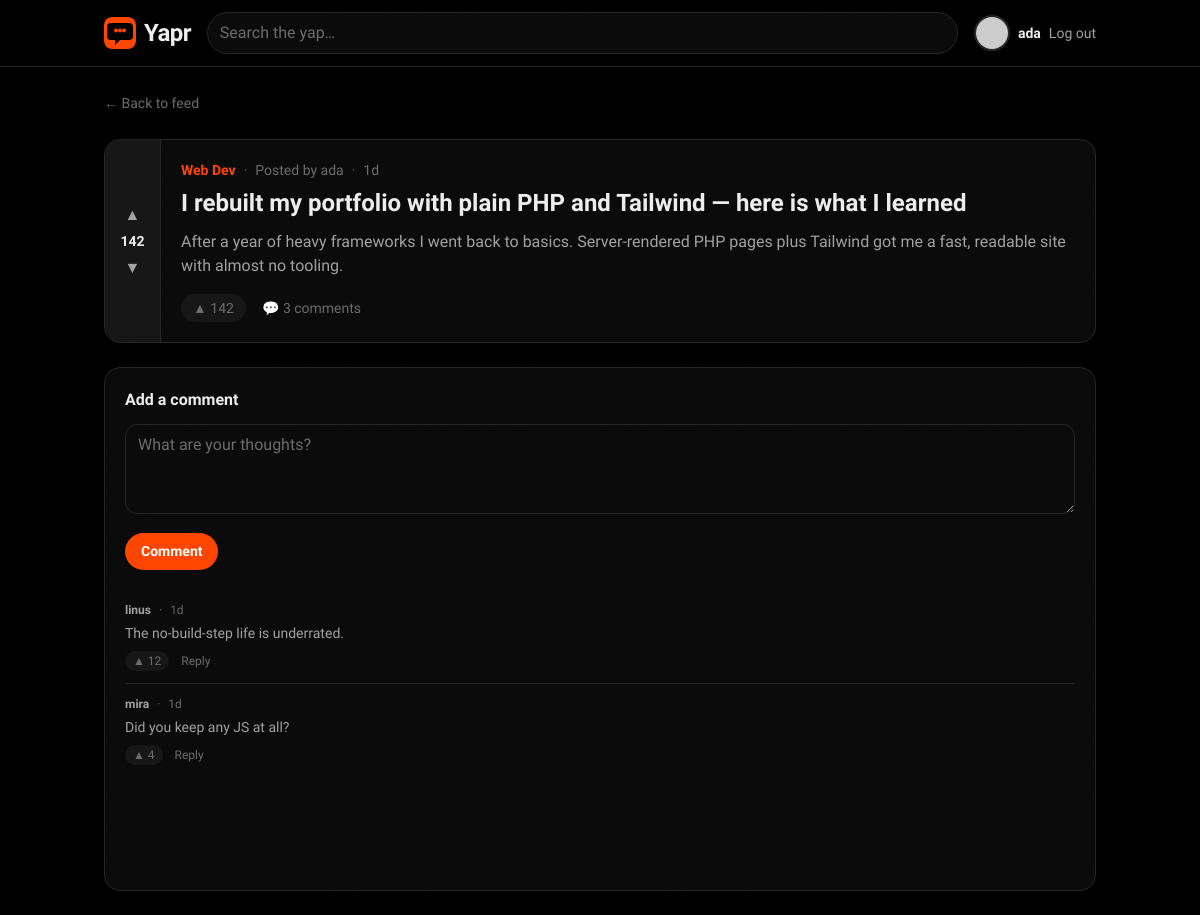
The page /api/post.php?id=1 (signed in) on the database its author committed.
### tables this page shows
CREATE TABLE posts (
    id           INT UNSIGNED AUTO_INCREMENT PRIMARY KEY,
    title        VARCHAR(255) NOT NULL,
    body         TEXT         NOT NULL,
    user_id      INT UNSIGNED NOT NULL,
    community_id INT UNSIGNED NOT NULL,
    score        INT          NOT NULL DEFAULT 0,
    created_at   TIMESTAMP    NOT NULL DEFAULT CURRENT_TIMESTAMP,
    updated_at   TIMESTAMP    NOT NULL DEFAULT CURRENT_TIMESTAMP ON UPDATE CURRENT_TIMESTAMP,
    FOREIGN KEY (user_id)      REFERENCES users(id)       ON DELETE CASCADE,
    FOREIGN KEY (community_id) REFERENCES communities(id) ON DELETE CASCADE
);

CREATE TABLE users (
    id         INT UNSIGNED AUTO_INCREMENT PRIMARY KEY,
    username   VARCHAR(30)  NOT NULL UNIQUE,
    email      VARCHAR(255) NOT NULL UNIQUE,
    password   VARCHAR(255) NOT NULL,
    avatar     VARCHAR(255) DEFAULT NULL,
    bio        TEXT         DEFAULT NULL,
    karma      INT          NOT NULL DEFAULT 0,
    created_at TIMESTAMP    NOT NULL DEFAULT CURRENT_TIMESTAMP,
    updated_at TIMESTAMP    NOT NULL DEFAULT CURRENT_TIMESTAMP ON UPDATE CURRENT_TIMESTAMP
);

CREATE TABLE communities (
    id          INT UNSIGNED AUTO_INCREMENT PRIMARY KEY,
    name        VARCHAR(50)  NOT NULL,
    slug        VARCHAR(60)  NOT NULL UNIQUE,
    description TEXT         DEFAULT NULL,
    owner_id    INT UNSIGNED NOT NULL,
    created_at  TIMESTAMP    NOT NULL DEFAULT CURRENT_TIMESTAMP,
    FOREIGN KEY (owner_id) REFERENCES users(id) ON DELETE CASCADE
);

CREATE TABLE comments (
    id         INT UNSIGNED AUTO_INCREMENT PRIMARY KEY,
    body       TEXT         NOT NULL,
    user_id    INT UNSIGNED NOT NULL,
    post_id    INT UNSIGNED NOT NULL,
    parent_id  INT UNSIGNED DEFAULT NULL,
    score      INT          NOT NULL DEFAULT 0,
    created_at TIMESTAMP    NOT NULL DEFAULT CURRENT_TIMESTAMP,
    FOREIGN KEY (user_id)   REFERENCES users(id)   ON DELETE CASCADE,
    FOREIGN KEY (post_id)   REFERENCES posts(id)   ON DELETE CASCADE,
    FOREIGN KEY (parent_id) REFERENCES comments(id) ON DELETE CASCADE
);

### api/post.php (the view, shortened to what this page needs)
<?php
require __DIR__ . '/includes/db.php';
require __DIR__ . '/includes/helpers.php';
$id = (int) ($_GET['id'] ?? 0);
$postResult = mysqli_query($conn, "
    SELECT p.*, u.username AS author_username,
           c.name AS community_name, c.slug AS community_slug,
           (SELECT COUNT(*) FROM comments WHERE post_id = p.id) AS comments_count
    FROM posts p
    JOIN users u ON p.user_id = u.id
    JOIN communities c ON p.community_id = c.id
    WHERE p.id = $id
");
$post = mysqli_fetch_assoc($postResult);
$post['author'] = ['username' => $post['author_username']];
$post['community'] = $post['community_name'];
$post['time'] = timeAgo($post['created_at']);
$post['comments_count'] = $post['comments_count'] ?? 0;
$commentsResult = mysqli_query($conn, "
    SELECT c.*, u.username AS author_username
    FROM comments c
    JOIN users u ON c.user_id = u.id
    WHERE c.post_id = $id
    ORDER BY c.created_at ASC
");
$postComments = [];
while ($row = mysqli_fetch_assoc($commentsResult)) {
    $row['author'] = ['username' => $row['author_username']];
    $row['time'] = timeAgo($row['created_at']);
    $postComments[] = $row;
}
require __DIR__ . '/includes/header.php';
?>
<div class="space-y-6">
  <a href="index.php" class="text-sm text-ink-faint transition hover:text-pop">← Back to feed</a>
  <article class="card flex reveal overflow-hidden">
    <div class="vote-rail" data-score="<?= esc($post['score']) ?>">
      <button type="button" class="vote-btn is-up" aria-label="Upvote">▲</button>
      <span class="vote-score"><?= esc($post['score']) ?></span>
      <button type="button" class="vote-btn is-down" aria-label="Downvote">▼</button>
    </div>
    <div class="min-w-0 flex-1 p-5">
      <div class="mb-2 flex flex-wrap items-center gap-2 text-sm text-ink-faint">
        <span class="font-display font-semibold text-pop"><?= esc($post['community']) ?></span>
        <span>·</span><span>Posted by <?= esc($post['author']['username']) ?></span>
        <span>·</span><span><?= esc($post['time']) ?></span>
      </div>
      <h1 class="font-display text-2xl font-bold leading-tight text-ink"><?= esc($post['title']) ?></h1>
      <p class="mt-3 whitespace-pre-line text-ink-soft"><?= esc($post['body']) ?></p>
      <div class="mt-4 flex items-center gap-4 text-sm text-ink-faint">
        <span class="flex items-center gap-1 rounded-full bg-night-raised px-3 py-1">▲ <?= esc($post['score']) ?></span>
        <span>💬 <?= esc($post['comments_count']) ?> comments</span>
      </div>
    </div>
  </article>
  <section class="card reveal p-5">
    <h2 class="mb-3 font-display font-semibold text-ink">Add a comment</h2>
    <form action="post.php?id=<?= $id ?>" method="post" class="space-y-3">
      <textarea name="body" rows="3" placeholder="What are your thoughts?"
                class="field"></textarea>
      <button type="submit" class="btn-pop">Comment</button>
    </form>
    <div class="mt-5 divide-y divide-line">
      <?php foreach ($postComments as $c): ?>
        <?= commentItemHtml($c) ?>
      <?php endforeach; ?>
    </div>
  </section>
</div>
<?php require __DIR__ . '/includes/footer.php'; ?>

### api/includes/navbar.php (shortened to what this page needs)
<?php
$user = $_SESSION['user'] ?? null;
?>
<header class="sticky top-0 z-20 border-b border-line bg-night/90 backdrop-blur">
  <nav class="mx-auto flex max-w-5xl items-center gap-4 px-4 py-3">
    <a href="index.php" class="group flex items-center gap-2">
      <img src="images/favicon.svg" alt="Yapr" class="h-8 w-8 rounded-lg transition-transform duration-150 ease-out group-hover:-rotate-6 group-hover:scale-110">
      <span class="font-display text-2xl font-black tracking-tight text-ink">Yapr</span>
    </a>
    <form action="index.php" method="get" class="hidden flex-1 md:block">
      <input type="search" name="q" placeholder="Search the yap…"
             class="field rounded-full">
    </form>
    <div class="ml-auto flex items-center gap-2 text-sm">
      <?php if (!empty($user)): ?>
        <?= avatarHtml($user, 9) ?>
        <a href="profile.php?id=<?= esc($user['id']) ?>" class="hidden font-semibold text-ink transition hover:text-pop sm:block"><?= esc($user['username']) ?></a>
        <a href="login.php?action=logout" class="btn-ghost">Log out</a>
      <?php else: ?>
        <a href="login.php" class="btn-ghost">Log in</a>
        <a href="register.php" class="btn-primary">Sign up</a>
      <?php endif; ?>
    </div>
  </nav>
</header>

### api/includes/helpers.php (shortened to what this page needs)
<?php
function timeAgo(string $datetime): string {
    $timestamp = strtotime($datetime);
    $diff = time() - $timestamp;
    if ($diff < 604800) return floor($diff / 86400) . 'd';
    return date('M j', $timestamp);
}
function esc($value): string {
    return htmlspecialchars((string) $value, ENT_QUOTES, 'UTF-8');
}
function avatarHtml(array $user, int $size = 10): string {
    $username = $user['username'] ?? 'guest';
    $initial = esc(mb_strtoupper(mb_substr($username, 0, 1)));
    $color = esc($user['avatar_color'] ?? '#ff4500');
    $px = $size * 4;
    $initialCircle = sprintf(
        '<div style="width:%1$dpx;height:%1$dpx;background-color:%2$s"'
        . ' class="flex items-center justify-center rounded-full border-2 border-line text-white font-semibold animate-scale-in">%3$s</div>',
        $px, $color, $initial
    );
    $url = $user['avatar_url'] ?? '';
    if ($url === '') {
        $url = 'https://api.dicebear.com/9.x/bottts/svg?seed=' . rawurlencode($username);
    }
    $fallback = "'" . str_replace('"', '&quot;', $initialCircle) . "'";
    return sprintf(
        '<img src="%1$s" alt="%2$s" width="%3$d" height="%3$d" loading="lazy"'
        . ' style="width:%3$dpx;height:%3$dpx;object-fit:cover;border-radius:9999px"'
        . ' class="rounded-full border-2 border-line object-cover"'
        . ' onerror="this.onerror=null;this.outerHTML=%4$s">',
        esc($url), esc($username), $px, $fallback
    );
}
function commentItemHtml(array $c, int $depth = 0, int $index = 0): string {
    $author = $c['author']['username'] ?? 'unknown';
    $body = esc($c['body'] ?? '');
    $time = esc($c['time'] ?? '');
    $score = esc($c['score'] ?? 0);
    $indent = $depth > 0 ? 'ml-6 border-l-2 border-line pl-4' : '';
    $delay = min($index, 7) * 55;
    return <<<HTML
    <div class="reveal py-3 {$indent}" style="--reveal-delay:{$delay}ms">
      <div class="flex flex-wrap items-center gap-2 text-xs text-ink-faint">
        <span class="font-semibold text-ink-soft">{$author}</span>
        <span>·</span><span>{$time}</span>
      </div>
      <p class="mt-1 text-sm leading-relaxed text-ink-soft">{$body}</p>
      <div class="mt-1.5 flex items-center gap-3 text-xs font-medium text-ink-faint">
        <span class="inline-flex cursor-pointer items-center gap-1 rounded-full bg-night-raised px-2 py-0.5 transition hover:text-pop">▲ {$score}</span>
        <span class="cursor-pointer transition hover:text-pop">Reply</span>
      </div>
    </div>
HTML;
}

### public/css/polish.css (style rules this page uses)
.reveal { opacity: 0; transform: translateY(20px); transition: opacity 0.35s cubic-bezier(0.23, 1, 0.32, 1), transform 0.35s cubic-bezier(0.23, 1, 0.32, 1); transition-delay: var(--reveal-delay, 0ms); }
.reveal.visible { opacity: 1; transform: translateY(0); }
header { transition: transform 300ms cubic-bezier(0.23, 1, 0.32, 1); }
.ripple-container { position: relative; overflow: hidden; }
html { background: #000; }

### api/includes/header.php (style rules this page uses)
:root { --ease-out: cubic-bezier(0.23, 1, 0.32, 1); }
body { background: #000000; -webkit-font-smoothing: antialiased; -moz-osx-font-smoothing: grayscale; }
.card { position: relative; border-radius: 1rem; border: 1px solid #262626; background: #0a0a0a; transition: transform 200ms var(--ease-out), border-color 200ms var(--ease-out), box-shadow 200ms var(--ease-out); }
.btn-primary, .btn-pop { display: inline-flex; align-items: center; justify-content: center; border-radius: 9999px; padding: 0.5rem 1rem; font-size: 0.875rem; font-weight: 600; transition: transform 150ms var(--ease-out), background 150ms var(--ease-out), color 150ms var(--ease-out); }
.btn-pop { background: #ff4500; color: #fff; }
.btn-ghost { color: #a1a1a1; font-weight: 500; transition: transform 150ms var(--ease-out), background 150ms var(--ease-out), color 150ms var(--ease-out); }
.vote-rail { display: flex; width: 3.5rem; flex-shrink: 0; flex-direction: column; align-items: center; justify-content: center; gap: 0.125rem; border-top-left-radius: 1rem; border-bottom-left-radius: 1rem; border-right: 1px solid #262626; background: #161616; padding: 0.75rem 0; color: #a1a1a1; }
.vote-btn { display: flex; height: 1.75rem; width: 1.75rem; align-items: center; justify-content: center; border-radius: 9999px; font-size: 1rem; line-height: 1; transition: transform 150ms var(--ease-out), background 150ms var(--ease-out), color 150ms var(--ease-out); }
.vote-score { font-family: "Bricolage Grotesque", system-ui, sans-serif; font-size: 0.875rem; font-weight: 700; font-variant-numeric: tabular-nums; color: #ededed; }
.field { width: 100%; border-radius: 0.75rem; border: 1px solid #262626; background: #0a0a0a; padding: 0.5rem 0.75rem; color: #ededed; transition: border-color 150ms var(--ease-out), box-shadow 150ms var(--ease-out); }
.field::placeholder { color: #6b6b6b; }

### rows shown on the page
posts: user.username "ada", score "142", community.name "Web Dev", title "I rebuilt my portfolio with plain PHP and Tailwind — here is what I learned", body "After a year of heavy frameworks I went back to basics. Server-rendered PHP pages plus Tailwind got me a fast, readable site with almost no tooling."
comments: author "linus", body "The no-build-step life is underrated.", score "12"
comments: author "mira", body "Did you keep any JS at all?", score "4"

### other values the page prints
$post['author']['username'] "ada"
$post['time'] "1d"
$post['comments_count'] "3"
